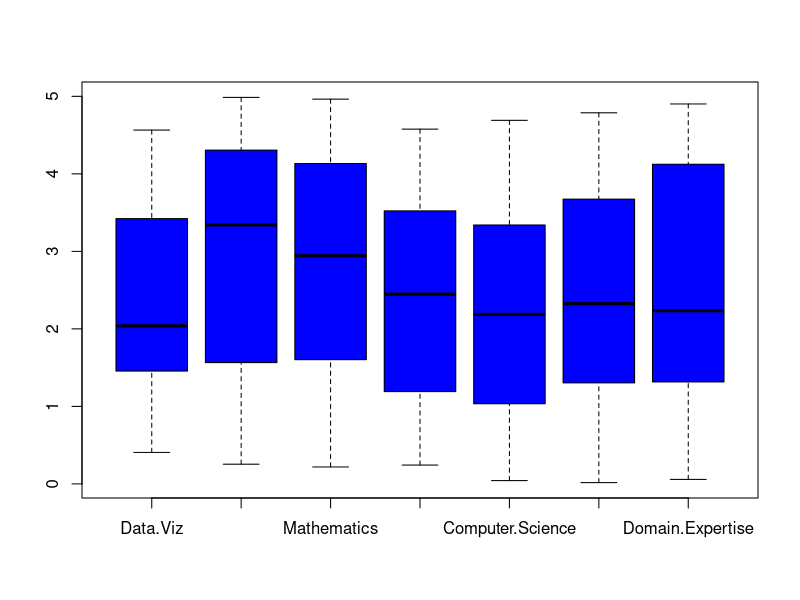

Here is the R script that generated this plot:
## ---- chunk 1
knitr::opts_chunk$set(echo = TRUE)
## ---- chunk 2
df <- read.csv("dat/classProfiles.csv")

boxplot(df, col = "blue")
